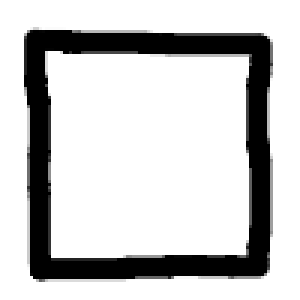
#> input picture img/data/newsquare.png, 100 x 100 px (shown 3 times larger)
$ python _train.py
#> lines starting #> are read from the running program, lines starting #| are printed output that depends on the picture
import sys
import pickle
sys.path.append('../include')

import numpy as np
import os
import _network
from _utils import verify
from _image import preprocessing, plotFixed, plot
from PIL import Image

SIZE = 28

# Main

def main():

    # Load data
    f_square = os.path.join('../img/data/newsquare.png')
    square = Image.open(f_square)
#> square is the input picture: PIL image 100x100 RGB; min 0, max 255, mean 200.9
    f_triangle1 = os.path.join('../img/data/newtriangle1.png')
    triangle1 = Image.open(f_triangle1)
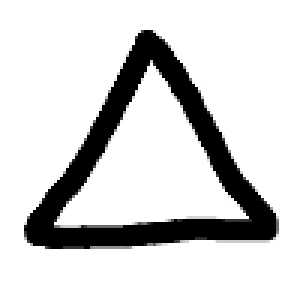
#> input picture img/data/newtriangle1.png, 100 x 100 px (shown 3 times larger)
#> triangle1 is the input picture: PIL image 100x100 RGB; min 0, max 255, mean 212.4
    f_triangle2 = os.path.join('../img/data/newtriangle2.png')
    triangle2 = Image.open(f_triangle2)
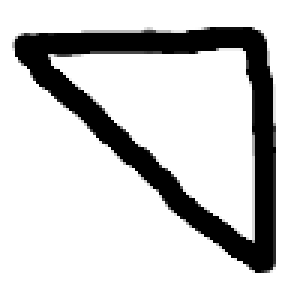
#> input picture img/data/newtriangle2.png, 100 x 100 px (shown 3 times larger)
#> triangle2 is the input picture: PIL image 100x100 RGB; min 0, max 255, mean 206.6
    f_triangle3 = os.path.join('../img/data/newtriangle3.png')
    triangle3 = Image.open(f_triangle3)
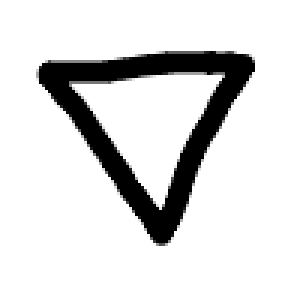
#> input picture img/data/newtriangle3.png, 100 x 100 px (shown 3 times larger)
#> triangle3 is the input picture: PIL image 100x100 RGB; min 0, max 255, mean 219.7
    f_triangle4 = os.path.join('../img/data/triangle4.png')
    triangle4 = Image.open(f_triangle4)
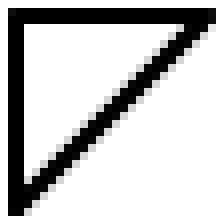
#> input picture img/data/triangle4.png, 28 x 28 px (shown 8 times larger)
#> triangle4 is the input picture: PIL image 28x28 RGBA; mean R, G, B, A 199.2, 199.2, 199.2, 255
    f_triangle5 = os.path.join('../img/data/triangle5.png')
    triangle5 = Image.open(f_triangle5)
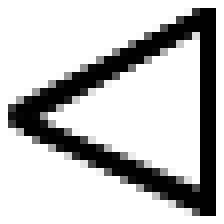
#> input picture img/data/triangle5.png, 28 x 28 px (shown 8 times larger)
#> triangle5 is the input picture: PIL image 28x28 RGBA; mean R, G, B, A 192.9, 192.9, 192.9, 255
    f_triangle6 = os.path.join('../img/data/triangle6.png')
#> (the run stopped early here; a loop or call above may not have finished)
